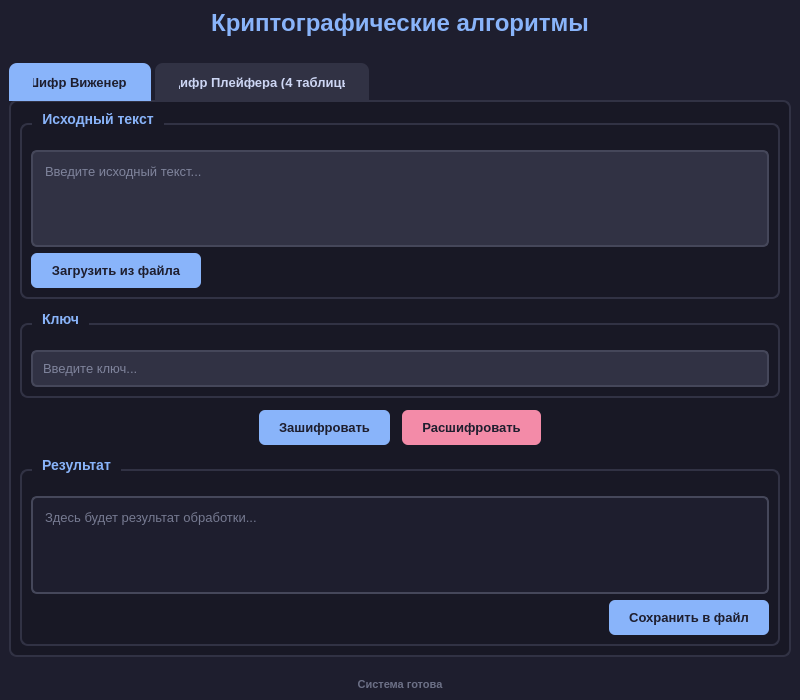
<?xml version="1.0" encoding="UTF-8"?>
<ui version="4.0">
 <class>ITLab1Class</class>
 <widget class="QMainWindow" name="ITLab1Class">
  <property name="geometry">
   <rect>
    <x>0</x>
    <y>0</y>
    <width>800</width>
    <height>700</height>
   </rect>
  </property>
  <property name="minimumSize">
   <size>
    <width>800</width>
    <height>700</height>
   </size>
  </property>
  <property name="windowTitle">
   <string>Cipher Tool</string>
  </property>
  <property name="styleSheet">
   <string notr="true">QMainWindow { background-color: #1e1e2e; }
QTabWidget::pane { border: 2px solid #313244; border-radius: 8px; background-color: #181825; top: -1px; }
QTabBar::tab { background-color: #313244; color: #cdd6f4; padding: 12px 24px; margin-right: 4px; border-top-left-radius: 8px; border-top-right-radius: 8px; font-weight: bold; font-size: 13px; }
QTabBar::tab:selected { background-color: #89b4fa; color: #1e1e2e; }
QTabBar::tab:hover:!selected { background-color: #45475a; }
QLabel { color: #cdd6f4; font-size: 13px; font-weight: 500; }
QTextEdit, QLineEdit { background-color: #313244; color: #cdd6f4; border: 2px solid #45475a; border-radius: 6px; padding: 8px; font-size: 13px; selection-background-color: #89b4fa; }
QTextEdit:focus, QLineEdit:focus { border: 2px solid #89b4fa; }
QPushButton { background-color: #89b4fa; color: #1e1e2e; border: none; border-radius: 6px; padding: 10px 20px; font-weight: bold; font-size: 13px; }
QPushButton:hover { background-color: #b4befe; }
QPushButton:pressed { background-color: #74c7ec; }
QPushButton#btnVigenereDecrypt, QPushButton#btnPlayfairDecrypt { background-color: #f38ba8; }
QPushButton#btnVigenereDecrypt:hover, QPushButton#btnPlayfairDecrypt:hover { background-color: #fab387; }
QPushButton#btnLoad, QPushButton#btnSave { background-color: #a6e3a1; color: #1e1e2e; }
QPushButton#btnLoad:hover, QPushButton#btnSave:hover { background-color: #94e2d5; }
QGroupBox { color: #89b4fa; font-weight: bold; font-size: 14px; border: 2px solid #313244; border-radius: 8px; margin-top: 12px; padding-top: 16px; }
QGroupBox::title { subcontrol-origin: margin; left: 12px; padding: 0 8px; }</string>
  </property>
  <widget class="QWidget" name="centralWidget">
   <layout class="QVBoxLayout" name="mainLayout">
    <property name="spacing">
     <number>16</number>
    </property>
    <item>
     <widget class="QLabel" name="titleLabel">
      <property name="styleSheet">
       <string notr="true">font-size: 24px; font-weight: bold; color: #89b4fa; margin-bottom: 10px;</string>
      </property>
      <property name="text">
       <string>Криптографические алгоритмы</string>
      </property>
      <property name="alignment">
       <set>Qt::AlignmentFlag::AlignCenter</set>
      </property>
     </widget>
    </item>
    <item>
     <widget class="QTabWidget" name="tabWidget">
      <property name="currentIndex">
       <number>0</number>
      </property>
      <widget class="QWidget" name="tabVigenere">
       <attribute name="title">
        <string>Шифр Виженера</string>
       </attribute>
       <layout class="QVBoxLayout" name="layoutVigenere">
        <property name="spacing">
         <number>12</number>
        </property>
        <item>
         <widget class="QGroupBox" name="groupVigenereInput">
          <property name="title">
           <string>Исходный текст</string>
          </property>
          <layout class="QVBoxLayout" name="inputLayout1">
           <item>
            <widget class="QTextEdit" name="teVigenereInput">
             <property name="placeholderText">
              <string>Введите исходный текст...</string>
             </property>
            </widget>
           </item>
           <item>
            <layout class="QHBoxLayout" name="fileLayout1">
             <item>
              <widget class="QPushButton" name="btnVigenereLoad">
               <property name="text">
                <string>Загрузить из файла</string>
               </property>
              </widget>
             </item>
             <item>
              <spacer name="spacer1">
               <property name="orientation">
                <enum>Qt::Orientation::Horizontal</enum>
               </property>
               <property name="sizeHint" stdset="0">
                <size>
                 <width>0</width>
                 <height>0</height>
                </size>
               </property>
              </spacer>
             </item>
            </layout>
           </item>
          </layout>
         </widget>
        </item>
        <item>
         <widget class="QGroupBox" name="groupVigenereKey">
          <property name="title">
           <string>Ключ</string>
          </property>
          <layout class="QHBoxLayout" name="keyLayout1">
           <item>
            <widget class="QLineEdit" name="leVigenereKey">
             <property name="placeholderText">
              <string>Введите ключ...</string>
             </property>
            </widget>
           </item>
          </layout>
         </widget>
        </item>
        <item>
         <layout class="QHBoxLayout" name="actionLayout1">
          <item>
           <spacer name="spacerLeft1">
            <property name="orientation">
             <enum>Qt::Orientation::Horizontal</enum>
            </property>
            <property name="sizeHint" stdset="0">
             <size>
              <width>0</width>
              <height>0</height>
             </size>
            </property>
           </spacer>
          </item>
          <item>
           <widget class="QPushButton" name="btnVigenereEncrypt">
            <property name="text">
             <string>Зашифровать</string>
            </property>
           </widget>
          </item>
          <item>
           <widget class="QPushButton" name="btnVigenereDecrypt">
            <property name="text">
             <string>Расшифровать</string>
            </property>
           </widget>
          </item>
          <item>
           <spacer name="spacerRight1">
            <property name="orientation">
             <enum>Qt::Orientation::Horizontal</enum>
            </property>
            <property name="sizeHint" stdset="0">
             <size>
              <width>0</width>
              <height>0</height>
             </size>
            </property>
           </spacer>
          </item>
         </layout>
        </item>
        <item>
         <widget class="QGroupBox" name="groupVigenereOutput">
          <property name="title">
           <string>Результат</string>
          </property>
          <layout class="QVBoxLayout" name="outputLayout1">
           <item>
            <widget class="QTextEdit" name="teVigenereOutput">
             <property name="styleSheet">
              <string notr="true">background-color: #1e1e2e;</string>
             </property>
             <property name="readOnly">
              <bool>true</bool>
             </property>
             <property name="placeholderText">
              <string>Здесь будет результат обработки...</string>
             </property>
            </widget>
           </item>
           <item>
            <layout class="QHBoxLayout" name="saveLayout1">
             <item>
              <spacer name="spacerSave1">
               <property name="orientation">
                <enum>Qt::Orientation::Horizontal</enum>
               </property>
               <property name="sizeHint" stdset="0">
                <size>
                 <width>0</width>
                 <height>0</height>
                </size>
               </property>
              </spacer>
             </item>
             <item>
              <widget class="QPushButton" name="btnVigenereSave">
               <property name="text">
                <string>Сохранить в файл</string>
               </property>
              </widget>
             </item>
            </layout>
           </item>
          </layout>
         </widget>
        </item>
       </layout>
      </widget>
      <widget class="QWidget" name="tabPlayfair">
       <attribute name="title">
        <string>Щифр Плейфера (4 таблицы)</string>
       </attribute>
       <layout class="QVBoxLayout" name="layoutCipher2">
        <property name="spacing">
         <number>12</number>
        </property>
        <item>
         <widget class="QGroupBox" name="groupPlayfairInput">
          <property name="title">
           <string>Исходный текст</string>
          </property>
          <layout class="QVBoxLayout" name="inputLayout2">
           <item>
            <widget class="QTextEdit" name="tePlayfairInput">
             <property name="acceptRichText">
              <bool>true</bool>
             </property>
             <property name="placeholderText">
              <string>Введите исходный текст...</string>
             </property>
            </widget>
           </item>
           <item>
            <layout class="QHBoxLayout" name="fileLayout2">
             <item>
              <widget class="QPushButton" name="btnPlayfairLoad">
               <property name="text">
                <string>Загрузить из файла</string>
               </property>
              </widget>
             </item>
             <item>
              <spacer name="spacer2">
               <property name="orientation">
                <enum>Qt::Orientation::Horizontal</enum>
               </property>
               <property name="sizeHint" stdset="0">
                <size>
                 <width>0</width>
                 <height>0</height>
                </size>
               </property>
              </spacer>
             </item>
            </layout>
           </item>
          </layout>
         </widget>
        </item>
        <item>
         <widget class="QGroupBox" name="groupPlayfairKeys">
          <property name="title">
           <string>Ключи</string>
          </property>
          <layout class="QGridLayout" name="keysLayout2">
           <property name="spacing">
            <number>12</number>
           </property>
           <item row="0" column="0">
            <widget class="QLabel" name="lblKeyTL">
             <property name="text">
              <string>Ключ A (Верх-Лев):</string>
             </property>
            </widget>
           </item>
           <item row="0" column="1">
            <widget class="QLineEdit" name="lePlayfairKeyTL">
             <property name="placeholderText">
              <string>Введите ключ A...</string>
             </property>
            </widget>
           </item>
           <item row="0" column="2">
            <widget class="QLabel" name="lblKeyTR">
             <property name="text">
              <string>Ключ B (Верх-Прав):</string>
             </property>
            </widget>
           </item>
           <item row="0" column="3">
            <widget class="QLineEdit" name="lePlayfairKeyTR">
             <property name="placeholderText">
              <string>Введите ключ B...</string>
             </property>
            </widget>
           </item>
           <item row="1" column="0">
            <widget class="QLabel" name="lblKeyBL">
             <property name="text">
              <string>Ключ C (Низ-Лев):</string>
             </property>
            </widget>
           </item>
           <item row="1" column="1">
            <widget class="QLineEdit" name="lePlayfairKeyBL">
             <property name="placeholderText">
              <string>Введите ключ C...</string>
             </property>
            </widget>
           </item>
           <item row="1" column="2">
            <widget class="QLabel" name="lblKeyBR">
             <property name="text">
              <string>Ключ D (Низ-Прав):</string>
             </property>
            </widget>
           </item>
           <item row="1" column="3">
            <widget class="QLineEdit" name="lePlayfairKeyBR">
             <property name="placeholderText">
              <string>Введите ключ D...</string>
             </property>
            </widget>
           </item>
          </layout>
         </widget>
        </item>
        <item>
         <layout class="QHBoxLayout" name="actionLayout2">
          <item>
           <spacer name="spacerLeft2">
            <property name="orientation">
             <enum>Qt::Orientation::Horizontal</enum>
            </property>
            <property name="sizeHint" stdset="0">
             <size>
              <width>0</width>
              <height>0</height>
             </size>
            </property>
           </spacer>
          </item>
          <item>
           <widget class="QPushButton" name="btnPlayfairEncrypt">
            <property name="text">
             <string>Зашифровать</string>
            </property>
           </widget>
          </item>
          <item>
           <widget class="QPushButton" name="btnPlayfairDecrypt">
            <property name="text">
             <string>Расшифровать</string>
            </property>
           </widget>
          </item>
          <item>
           <spacer name="spacerRight2">
            <property name="orientation">
             <enum>Qt::Orientation::Horizontal</enum>
            </property>
            <property name="sizeHint" stdset="0">
             <size>
              <width>0</width>
              <height>0</height>
             </size>
            </property>
           </spacer>
          </item>
         </layout>
        </item>
        <item>
         <widget class="QGroupBox" name="groupPlayfairOutput">
          <property name="title">
           <string>Результат</string>
          </property>
          <layout class="QVBoxLayout" name="outputLayout2">
           <item>
            <widget class="QTextEdit" name="tePlayfairOutput">
             <property name="styleSheet">
              <string notr="true">background-color: #1e1e2e;</string>
             </property>
             <property name="readOnly">
              <bool>true</bool>
             </property>
             <property name="placeholderText">
              <string>Здесь будет результат обработки...</string>
             </property>
            </widget>
           </item>
           <item>
            <layout class="QHBoxLayout" name="saveLayout2">
             <item>
              <spacer name="spacerSave2">
               <property name="orientation">
                <enum>Qt::Orientation::Horizontal</enum>
               </property>
               <property name="sizeHint" stdset="0">
                <size>
                 <width>0</width>
                 <height>0</height>
                </size>
               </property>
              </spacer>
             </item>
             <item>
              <widget class="QPushButton" name="btnPlayfairSave">
               <property name="text">
                <string>Сохранить в файл</string>
               </property>
              </widget>
             </item>
            </layout>
           </item>
          </layout>
         </widget>
        </item>
       </layout>
      </widget>
     </widget>
    </item>
    <item>
     <widget class="QLabel" name="statusLabel">
      <property name="styleSheet">
       <string notr="true">color: #6c7086; font-size: 11px; padding-top: 5px;</string>
      </property>
      <property name="text">
       <string>Система готова</string>
      </property>
      <property name="alignment">
       <set>Qt::AlignmentFlag::AlignCenter</set>
      </property>
     </widget>
    </item>
   </layout>
  </widget>
 </widget>
 <resources/>
 <connections/>
</ui>
